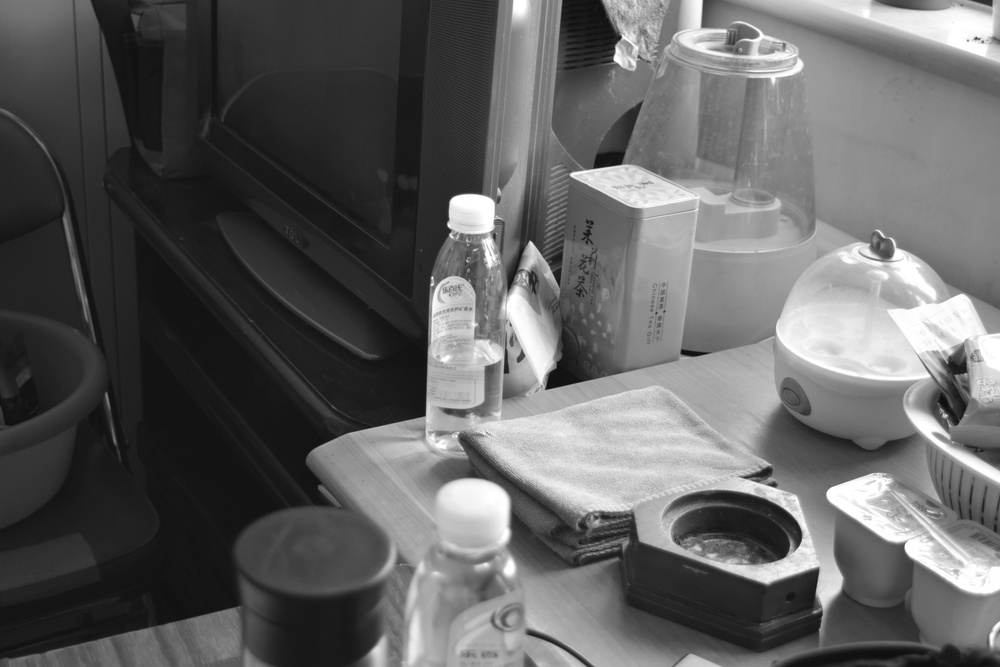
#> input picture imageCompression/imageCompressionGray.JPG, 1000 x 667 px, shrunk from 6000 x 4000 before the run
$ python singularValue.py
#> lines starting #> are read from the running program, lines starting #| are printed output that depends on the picture
import cv2
import numpy as np
import matplotlib.pyplot as plt


def restore1(u, sigma, v, k):

    m = len(u)
    n = len(v)
    a = np.zeros((m, n))
    a = np.dot(u[:, :k], np.diag(sigma[:k])).dot(v[:k, :])
    # [5 lines of commented-out code are left out]
    a[a < 0] = 0
    a[a > 255] = 255
    return np.rint(a).astype('uint8')


def SVD(frame, K=10):
    a = np.array(frame)
    # 由于是彩色图像，所以3通道。a的最内层数组为三个数，分别表示RGB，用来表示一个像素
    u_r, sigma_r, v_r = np.linalg.svd(a[:, :, 0])
    u_g, sigma_g, v_g = np.linalg.svd(a[:, :, 1])
    u_b, sigma_b, v_b = np.linalg.svd(a[:, :, 2])

    R = restore1(u_r, sigma_r, v_r, K)
    G = restore1(u_g, sigma_g, v_g, K)
    B = restore1(u_b, sigma_b, v_b, K)
    I = np.stack((R, G, B), axis=2)
    return I


if __name__ == "__main__":
    img = cv2.imread("./imageCompressionGray.JPG", 0)
#> img is the input picture: shape (667, 1000); min 12, max 255, mean 97.4
    # I = SVD(img, 40)
    # plt.imshow(I)
    [u, sigma, v] = np.linalg.svd(img)
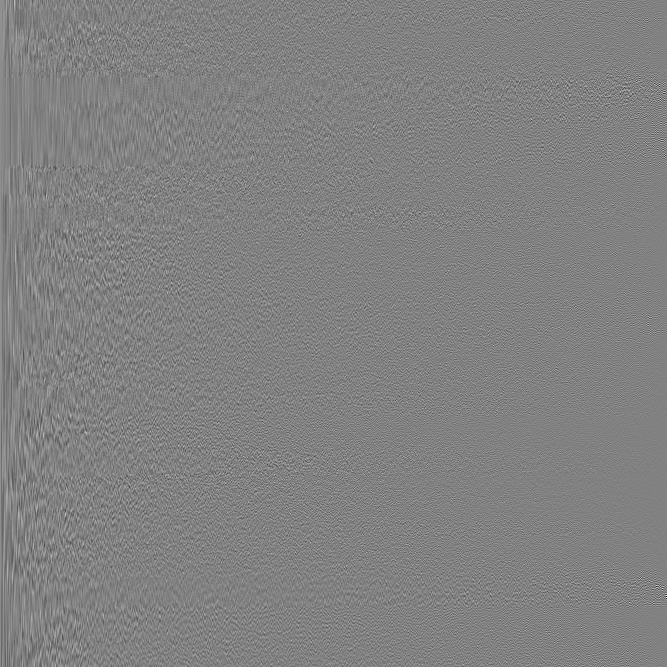
#> u: shape (667, 667) float64; min -0.388, max 0.375, mean 5.85e-05; drawn with min black and max white
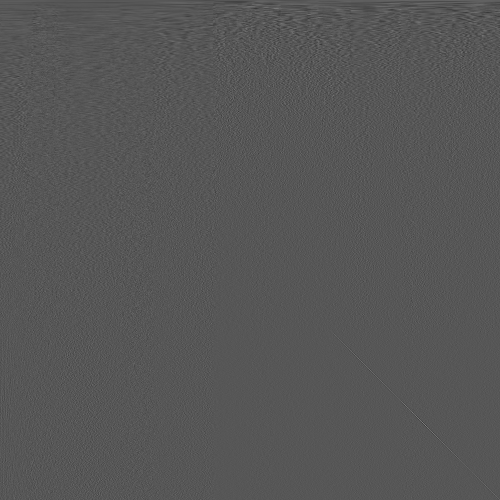
#> v: shape (1000, 1000) float64 (shown at 1/2 size); min -0.281, max 0.545, mean 1.83e-05; drawn with min black and max white
#> sigma = 667 values, max 89016.8 at index 0, min 4.22 at index 666, mean 531.3
    # cv2.imwrite("out.bmp", I)
    x = range(len(sigma))
    plt.plot(x, sigma)
    plt.xlabel('rank-k')
    plt.ylabel('sigma-k')
    # plt.show()
    plt.savefig("matplotlib.png")
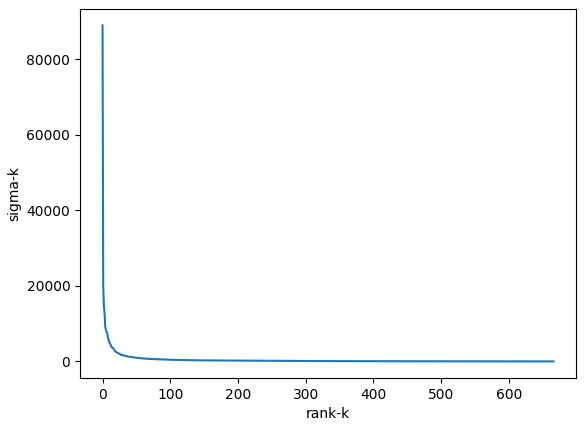
#> figure drawn by matplotlib, 1 panel; curve peaks at x = 0, y = 89016.8
